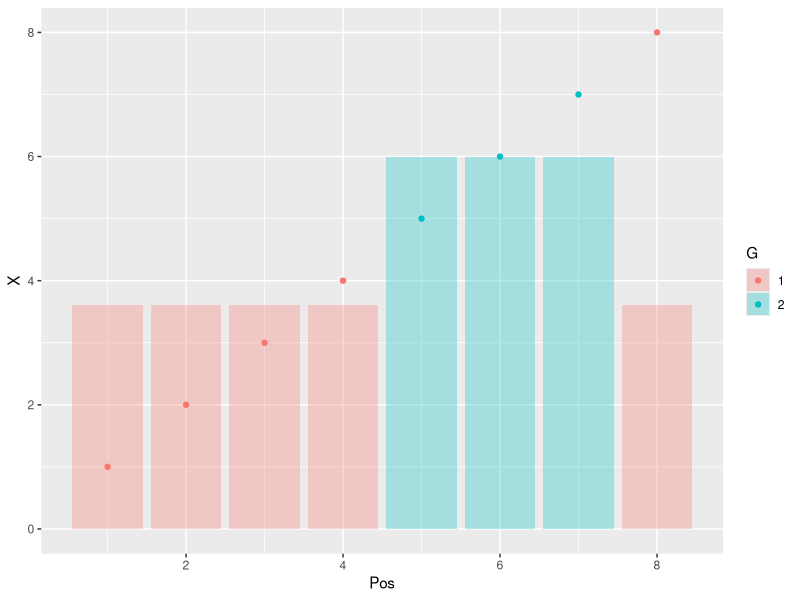
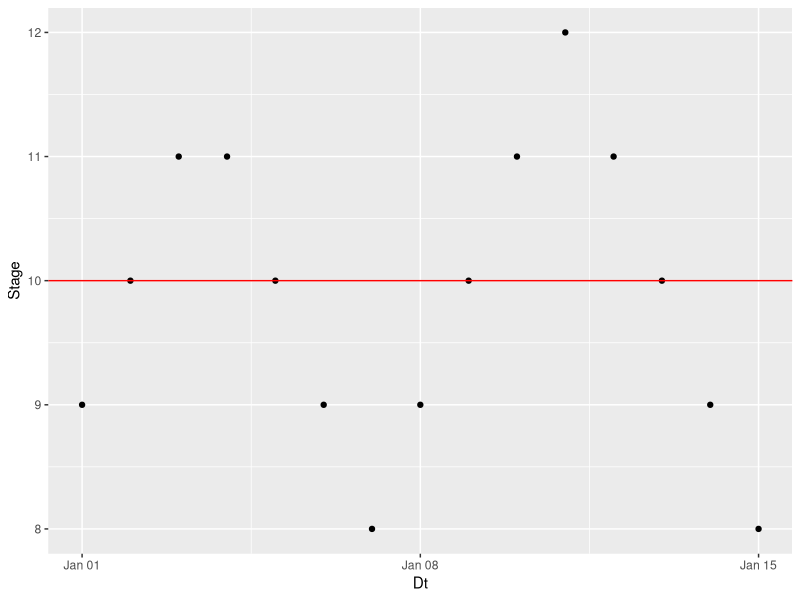
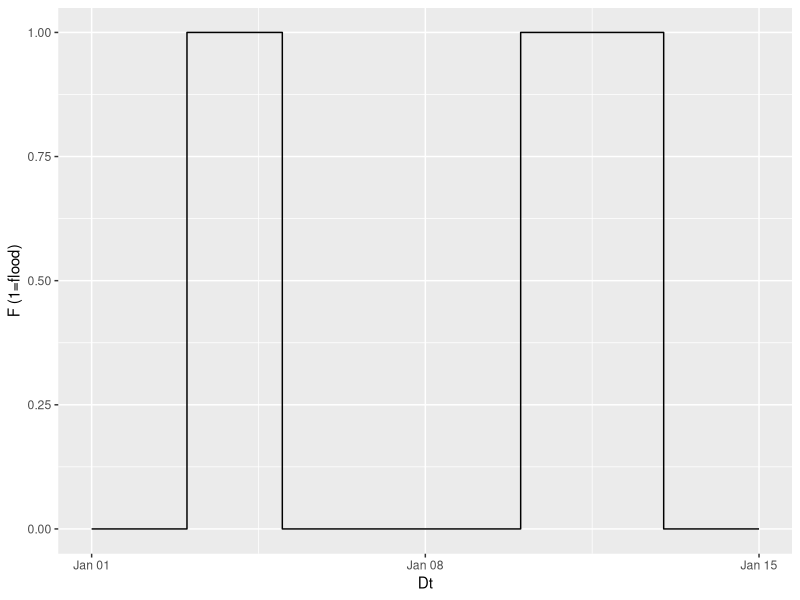
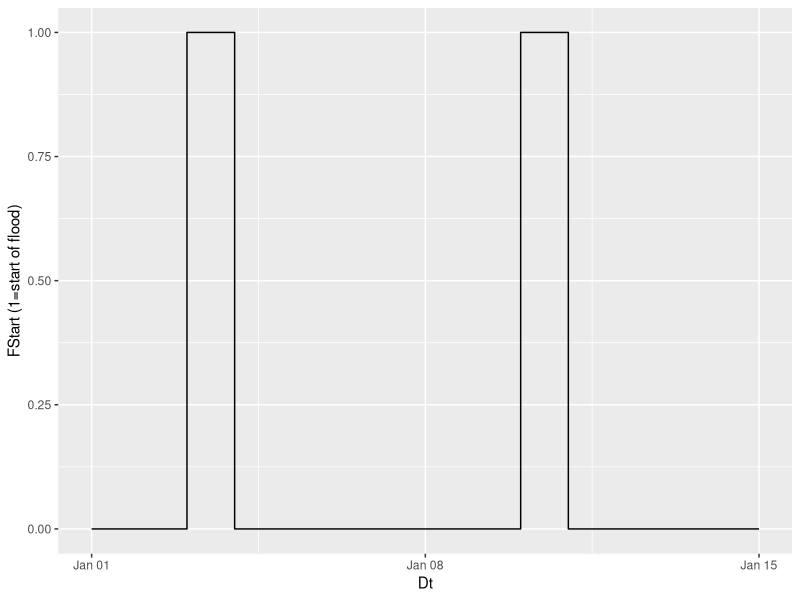
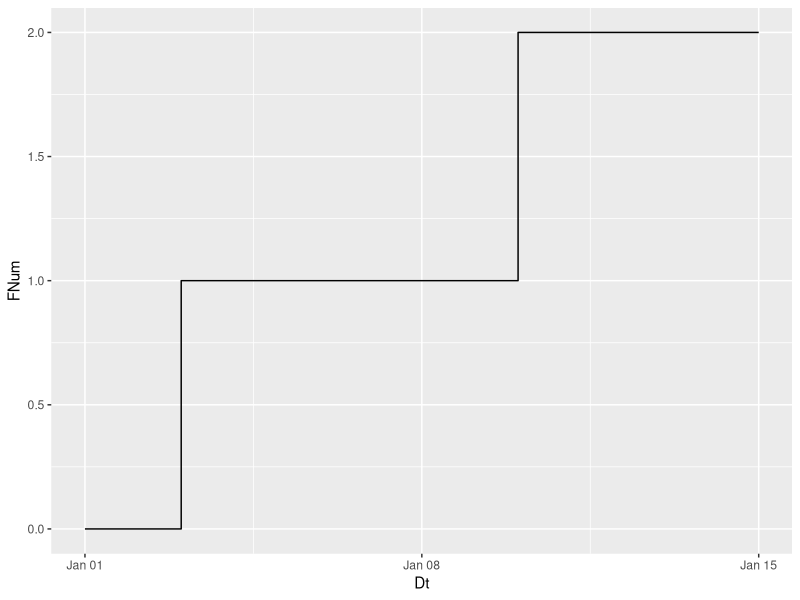
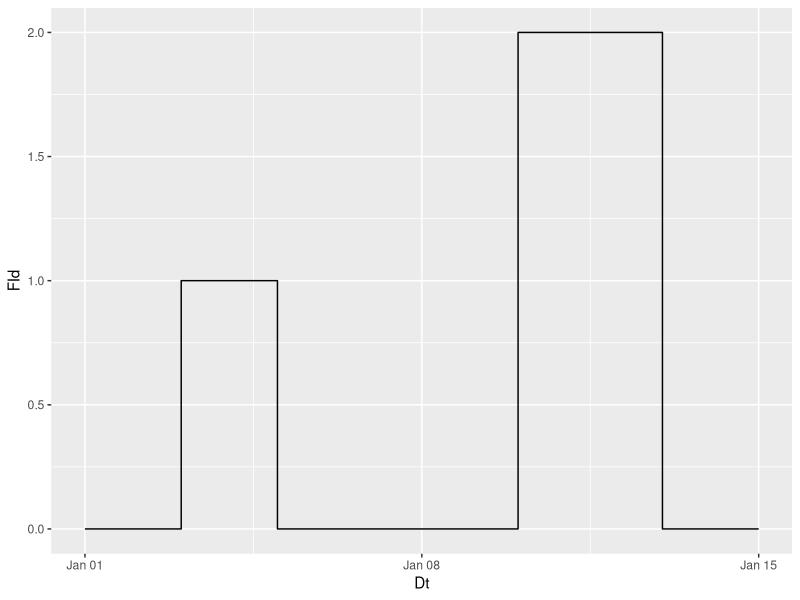
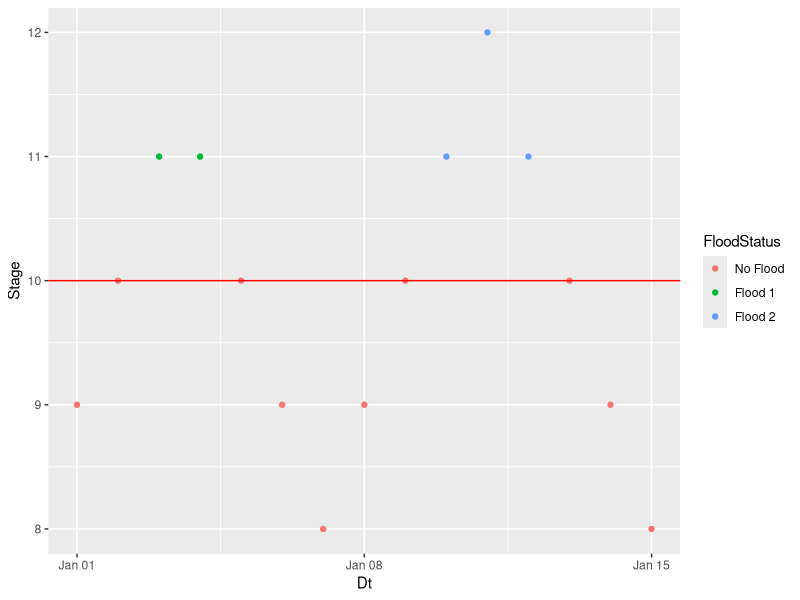
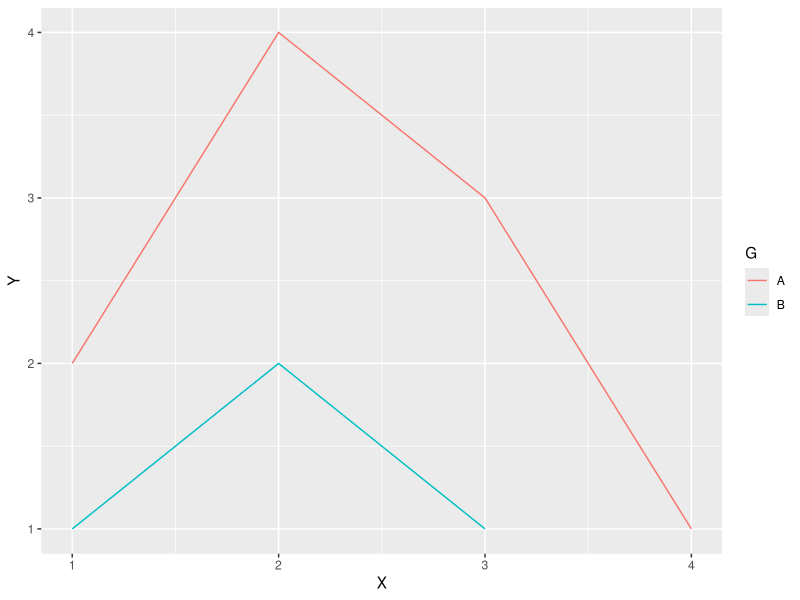

Source code (R) for these figures, in order:
## ---- chunk 1
library(tufte)
# invalidate cache when the tufte version changes
knitr::opts_chunk$set(tidy = FALSE, cache.extra = packageVersion('tufte'))
knitr::opts_chunk$set(echo = TRUE)
options(htmltools.dir.version = FALSE)
library(ggplot2)
## ---- chunk 2
X <- c( 1, 2, 3, 4, 5, 6, 7, 8 )
## ---- chunk 3
G <- c( 1, 1, 1, 1, 2, 2, 2, 1 )
## ---- chunk 4
X[ 1 == G ]
mean( X[ 1 == G ] )
## ---- chunk 5
X[ 2 == G ]
mean( X[ 2 == G ] )
## ---- chunk 6
ave( X, G )
## ---- chunk 7
DF1 <- data.frame( Pos = seq_along( X ), X, G )
DF1$GroupMeans <- with( DF1, ave( X, G ) )
DF1
## ---- chunk 8
ggplot( DF1, aes( x = Pos, y = X, color = as.factor( G ) ) ) +
    geom_point() +
    geom_bar( mapping = aes( y = GroupMeans
                           , fill = as.factor( G )
                           )
            , stat = "identity"
            , color = NA
            , alpha = 0.3
            ) +
    scale_fill_discrete( name = "G" ) +
    scale_color_discrete( name = "G" )
## ---- chunk 9
# using base R
# remember a data frame is a list, and indexing without a comma
# returns another data frame/list
DF2a <- aggregate( DF1[ "X" ] # list of columns to aggregate
                 , DF1[ "G" ] # list of columns to group by
                 , FUN = mean # what to do to each column
                 )
DF2a
# using dplyr
library( dplyr )
DF2b <- (   DF1
        %>% group_by( G )
        %>% summarise( X = mean( X ) )
        %>% as.data.frame
        )
DF2b
## ---- chunk 10
DF3 <- read.table( text = 
"Dt         Stage
1990-01-01    9.0
1990-01-02   10.0
1990-01-03   11.0
1990-01-04   11.0
1990-01-05   10.0
1990-01-06    9.0
1990-01-07    8.0
1990-01-08    9.0
1990-01-09   10.0
1990-01-10   11.0
1990-01-11   12.0
1990-01-12   11.0
1990-01-13   10.0
1990-01-14    9.0
1990-01-15    8.0
", header = TRUE, as.is = TRUE )
DF3$Dt <- as.Date( DF3$Dt )
## ---- chunk 11
ggplot( DF3, aes( x=Dt, y=Stage ) ) +
    geom_point() +
    geom_hline( yintercept = 10
              , color = "red"
              )
## ---- chunk 12
DF3$F <- 10 < DF3$Stage
## ---- chunk 13
ggplot( DF3, aes( x=Dt, y=as.integer( F ) ) ) +
    geom_step( direction = "hv" ) +
    ylab( "F (1=flood)" )
## ---- chunk 14
DF3$FStart <- 1 == diff( c( 0, DF3$F ) )
## ---- chunk 15
ggplot( DF3, aes( x=Dt, y=as.integer( FStart ) ) ) +
    geom_step( direction = "hv" ) +
    ylab( "FStart (1=start of flood)" )
## ---- chunk 16
DF3$FNum <- cumsum( DF3$FStart )
## ---- chunk 17
ggplot( DF3, aes( x=Dt, y=as.integer( FNum ) ) ) +
    geom_step( direction = "hv" ) +
    ylab( "FNum" )
## ---- chunk 18
DF3$FId <- with( DF3, FNum * F )
## ---- chunk 19
ggplot( DF3, aes( x=Dt, y=as.integer( FId ) ) ) +
    geom_step( direction = "hv" ) +
    ylab( "FId" )
## ---- chunk 20
FloodIds <- unique( DF3$FId )
DF3$FloodStatus <- factor( DF3$FId
                         , levels = FloodIds
                         , labels = c( "No Flood"
                                     , paste( "Flood"
                                            , FloodIds[ -1 ]
                                            )
                                     )
                         )
## ---- chunk 21
knitr::kable(DF3
            , caption = "Table 1. Flood Identification" )
## ---- chunk 22
ggplot( DF3, aes( x=Dt, y=Stage, color = FloodStatus ) ) +
    geom_point() +
    geom_hline( yintercept = 10
              , color = "red"
              )
## ---- chunk 23
MarkFloodStatus <- function( stage, floodlevel ) {
    F <-floodlevel < stage
    FStart <- 1 == diff( c( 0, F ) )
    FNum <- cumsum( FStart )
    FId <- FNum * F
    FloodIds <- unique( FId )
    FloodStatus <- factor( FId
                         , levels = FloodIds
                         , labels = c( "No Flood"
                                     , paste( "Flood"
                                            , FloodIds[ -1 ]
                                            )
                                     )
                         )
    FloodStatus
}
DF3b <- DF3[ 1:2 ]  # remove extra columns
DF3b$FloodStatus <- MarkFloodStatus( DF3b$Stage, 10 )
str( DF3b )
## ---- chunk 24
# long form data
DF4a <- read.table( text=
"X Y G
1  2 A
2  4 A
3  3 A
4  1 A
1  1 B
2  2 B
3  1 B
", header = TRUE, as.is = TRUE)
## ---- chunk 25
ggplot( DF4a, aes( x=X, y=Y, colour=G ) ) +
    geom_line()
## ---- chunk 26
library(tidyr)
DF4b <- (   DF4a
        %>% spread( G, Y )
        )
## ---- chunk 27
knitr::kable( DF4b
            , caption = "Table 1. Wide version of `DF4a`"
            )
## ---- chunk 28
DF4c <- (   DF4b
        %>% gather( G,  Y, -X )
        )
## ---- chunk 29
knitr::kable( DF4c
            , caption = "Table 2. Long version of `DF4b`"
            )
## ---- chunk 30
DF4d <- (   DF4b
        %>% gather( G, Y, -X, na.rm = TRUE)
        )
## ---- chunk 31
knitr::kable( DF4d
            , caption = "Table 3. Long version of `DF4b` with no `NA` result"
            )
## ---- chunk 32
DF5lookup <- read.table( text=
"WaterSeason Capacity Evap
Flood        550      8
Irrigation   250      26
", header = TRUE, as.is = TRUE )
## ---- chunk 33
DF5calc <- read.table( text = 
"Dt        Inflow  WaterSeason
1913-10-01   72.6  Flood
1914-04-01  233.6  Irrigation
1914-10-01  170.9  Flood
1915-04-01  591.4  Irrigation
1915-10-01  118.4  Flood
1916-04-01  406.1  Irrigation
", header = TRUE, as.is = TRUE )
DF5calc$Dt <- as.Date( DF5calc$Dt )
## ---- chunk 34
DF5calc$Diff <- ( DF5lookup$Capacity[ match( DF5calc$WaterSeason
                                           , DF5lookup$WaterSeason ) ]
                - DF5calc$Inflow
                )
## ---- chunk 35
knitr::kable( DF5calc
            , caption = "Table 4. Calculation by indexing lookup"
            )
## ---- chunk 36
DF5calc <- DF5calc[ -4 ] # drop the indexed calculation
DF5calc2 <- merge( DF5calc, DF5lookup, by = "WaterSeason" )
DF5calc2$Diff <- with( DF5calc2, Capacity - Inflow )
## ---- chunk 37
knitr::kable( DF5calc2
            , caption = "Table 5. Calculation by `merge` from base R"
            )
## ---- chunk 38
DF5calc3 <- (   DF5calc
            %>% inner_join( DF5lookup, by = "WaterSeason" )
            %>% mutate( Diff = Capacity - Inflow )
            )
## ---- chunk 39
knitr::kable( DF5calc3
            , caption = "Table 6. Calculation by `inner_join` and `mutate`"
            )
